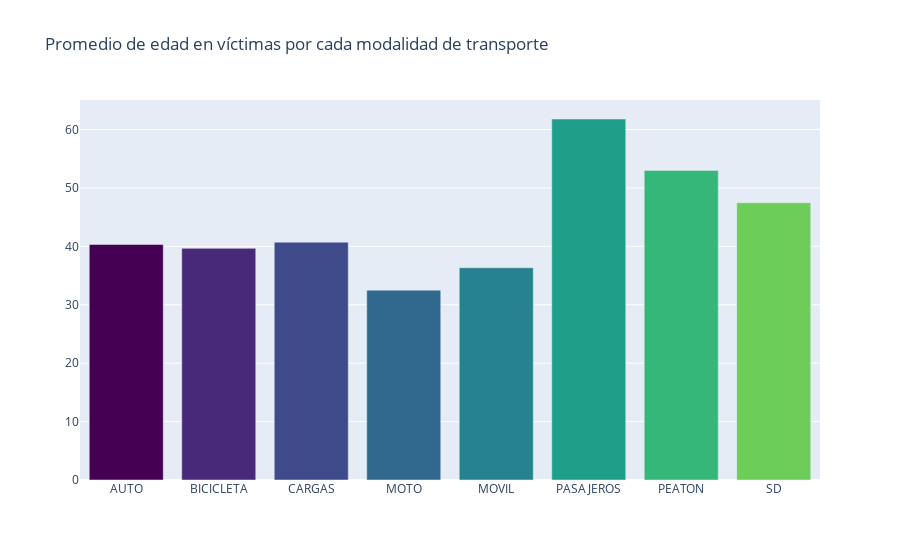

The notebook cell saved with this chart:
### Code cell
VICTIMAS = siniestros_viales_victimas[['VICTIMA','EDAD']].groupby('VICTIMA')['EDAD'].mean().index
AVE_VIC = siniestros_viales_victimas[['VICTIMA','EDAD']].groupby('VICTIMA')['EDAD'].mean().values

color_palette = ['#440154', '#482878', '#3e4a89', '#31688e', '#26828e', '#1f9e89', 
                 '#35b779', '#6dcd59', '#b4de2c', '#fde725', '#ff7f00', '#ffa07a', 
                 '#6495ed', '#8a2be2', '#da70d6', '#20b2aa']

fig = go.Figure(data=[go.Bar(x=VICTIMAS,y=AVE_VIC, marker_color= color_palette)])
                        
fig.update_layout(title_text='Promedio de edad en víctimas por cada modalidad de transporte')
fig.show()

### Figure 1 — Plotly figure (JSON) as saved in the notebook; plotly's stock layout.template omitted (floating-point values rounded to 4 significant figures)
{"data": [{"marker": {"color": ["#440154", "#482878", "#3e4a89", "#31688e", "#26828e", "#1f9e89", "#35b779", "#6dcd59", "#b4de2c", "#fde725", "#ff7f00", "#ffa07a", "#6495ed", "#8a2be2", "#da70d6", "#20b2aa"]}, "type": "bar", "x": ["AUTO", "BICICLETA", "CARGAS", "MOTO", "MOVIL", "PASAJEROS", "PEATON", "SD"], "y": [40.32, 39.66, 40.71, 32.5, 36.33, 61.8, 53.0, 47.47]}], "layout": {"title": {"text": "Promedio de edad en víctimas por cada modalidad de transporte"}}}
